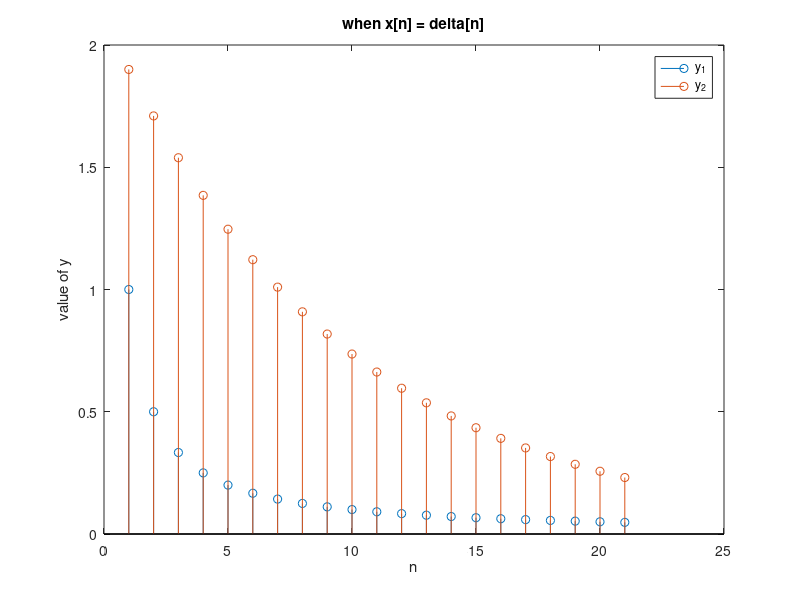
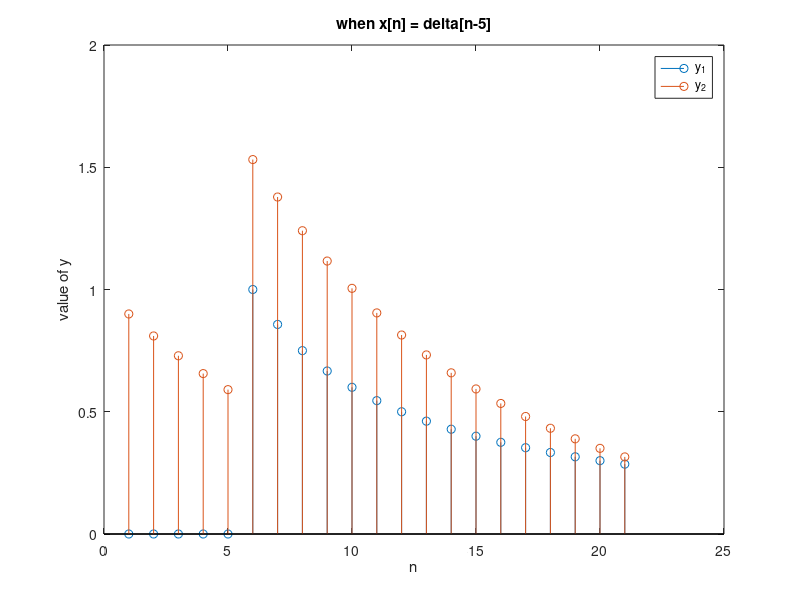

The MATLAB script that drew these images, in order:
clear all
close all
clc

% initialize x1 and x2
x1 = zeros(1,21);
x2 = zeros(1,21);
x1(1) = 1;
x2(6) = 1;

% x[n] = delta[n]
y_1 = 1;
y1_x1 = zeros(1,21);
y2_x1 = zeros(1,21);
y1_x1(1) = x1(1);
y2_x1(1) = 0.9 * y_1 + x1(1);
for i = 2 : 21
    y1_x1(i) = (i-1)/i * y1_x1(i-1) + x1(i);
    y2_x1(i) = 0.9 * y2_x1(i-1) + x1(i);
end
figure(1);
stem(y1_x1)
hold on
stem(y2_x1)
legend('y_1', 'y_2')
xlabel('n')
ylabel('value of y')
title('when x[n] = delta[n]')

% x[n] = delta[n-5]
y_1 = 1;
y1_x2 = zeros(1,21);
y2_x2 = zeros(1,21);
y1_x2(1) = x2(1);
y2_x2(1) = 0.9 * y_1 + x2(1);
for i = 2 : 21
    y1_x2(i) = (i-1)/i * y1_x2(i-1) + x2(i);
    y2_x2(i) = 0.9 * y2_x2(i-1) + x2(i);
end
figure(2);
stem(y1_x2)
hold on
stem(y2_x2)
legend('y_1', 'y_2')
xlabel('n')
ylabel('value of y')
title('when x[n] = delta[n-5]')
